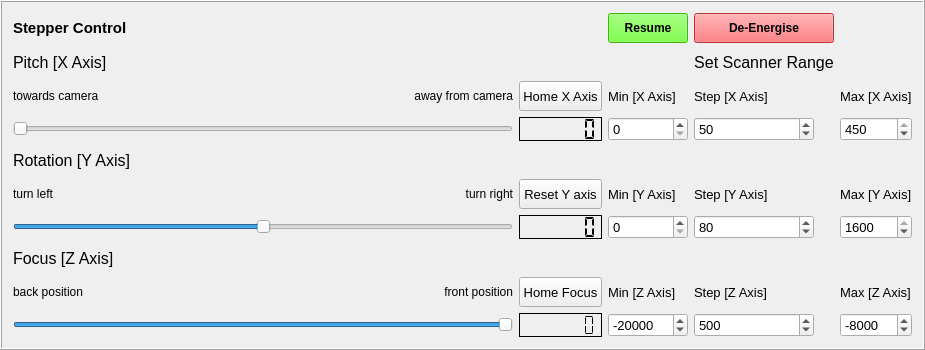
     <widget class="QFrame" name="frame_stepperControl">
      <property name="minimumSize">
       <size>
        <width>0</width>
        <height>350</height>
       </size>
      </property>
      <property name="frameShape">
       <enum>QFrame::Box</enum>
      </property>
      <property name="frameShadow">
       <enum>QFrame::Raised</enum>
      </property>
      <layout class="QGridLayout" name="gridLayout_2">
       <item row="7" column="1">
        <widget class="QLabel" name="label_yAxisSliderMax">
         <property name="font">
          <font>
           <pointsize>9</pointsize>
          </font>
         </property>
         <property name="text">
          <string>turn right</string>
         </property>
         <property name="alignment">
          <set>Qt::AlignRight|Qt::AlignTrailing|Qt::AlignVCenter</set>
         </property>
        </widget>
       </item>
       <item row="4" column="6">
        <widget class="QLabel" name="label_setRangeXMax">
         <property name="minimumSize">
          <size>
           <width>50</width>
           <height>0</height>
          </size>
         </property>
         <property name="maximumSize">
          <size>
           <width>120</width>
           <height>16777215</height>
          </size>
         </property>
         <property name="font">
          <font>
           <pointsize>10</pointsize>
          </font>
         </property>
         <property name="text">
          <string>Max [X Axis]</string>
         </property>
        </widget>
       </item>
       <item row="5" column="0" colspan="2">
        <widget class="QSlider" name="horizontalSlider_xAxis">
         <property name="minimumSize">
          <size>
           <width>500</width>
           <height>0</height>
          </size>
         </property>
         <property name="maximum">
          <number>450</number>
         </property>
         <property name="orientation">
          <enum>Qt::Horizontal</enum>
         </property>
        </widget>
       </item>
       <item row="5" column="4">
        <widget class="QDoubleSpinBox" name="doubleSpinBox_xMin">
         <property name="minimumSize">
          <size>
           <width>50</width>
           <height>0</height>
          </size>
         </property>
         <property name="maximumSize">
          <size>
           <width>120</width>
           <height>16777215</height>
          </size>
         </property>
         <property name="font">
          <font>
           <pointsize>10</pointsize>
          </font>
         </property>
         <property name="decimals">
          <number>0</number>
         </property>
         <property name="minimum">
          <double>0.000000000000000</double>
         </property>
         <property name="maximum">
          <double>450.000000000000000</double>
         </property>
         <property name="singleStep">
          <double>5.000000000000000</double>
         </property>
         <property name="value">
          <double>0.000000000000000</double>
         </property>
        </widget>
       </item>
       <item row="10" column="6">
        <widget class="QLabel" name="label_setRangeZMax">
         <property name="minimumSize">
          <size>
           <width>50</width>
           <height>0</height>
          </size>
         </property>
         <property name="maximumSize">
          <size>
           <width>120</width>
           <height>16777215</height>
          </size>
         </property>
         <property name="font">
          <font>
           <pointsize>10</pointsize>
          </font>
         </property>
         <property name="text">
          <string>Max [Z Axis]</string>
         </property>
        </widget>
       </item>
       <item row="7" column="4">
        <widget class="QLabel" name="label_setRangeYMin">
         <property name="minimumSize">
          <size>
           <width>50</width>
           <height>0</height>
          </size>
         </property>
         <property name="maximumSize">
          <size>
           <width>120</width>
           <height>16777215</height>
          </size>
         </property>
         <property name="font">
          <font>
           <pointsize>10</pointsize>
          </font>
         </property>
         <property name="text">
          <string>Min [Y Axis]</string>
         </property>
        </widget>
       </item>
       <item row="11" column="4">
        <widget class="QDoubleSpinBox" name="doubleSpinBox_zMin">
         <property name="minimumSize">
          <size>
           <width>50</width>
           <height>0</height>
          </size>
         </property>
         <property name="maximumSize">
          <size>
           <width>120</width>
           <height>16777215</height>
          </size>
         </property>
         <property name="font">
          <font>
           <pointsize>10</pointsize>
          </font>
         </property>
         <property name="decimals">
          <number>0</number>
         </property>
         <property name="minimum">
          <double>-45000.000000000000000</double>
         </property>
         <property name="maximum">
          <double>0.000000000000000</double>
         </property>
         <property name="singleStep">
          <double>1000.000000000000000</double>
         </property>
         <property name="value">
          <double>-20000.000000000000000</double>
         </property>
        </widget>
       </item>
       <item row="10" column="4">
        <widget class="QLabel" name="label_setRangeZMin">
         <property name="minimumSize">
          <size>
           <width>50</width>
           <height>0</height>
          </size>
         </property>
         <property name="maximumSize">
          <size>
           <width>120</width>
           <height>16777215</height>
          </size>
         </property>
         <property name="font">
          <font>
           <pointsize>10</pointsize>
          </font>
         </property>
         <property name="text">
          <string>Min [Z Axis]</string>
         </property>
        </widget>
       </item>
       <item row="7" column="6">
        <widget class="QLabel" name="label_setRangeYMax">
         <property name="minimumSize">
          <size>
           <width>50</width>
           <height>0</height>
          </size>
         </property>
         <property name="maximumSize">
          <size>
           <width>120</width>
           <height>16777215</height>
          </size>
         </property>
         <property name="font">
          <font>
           <pointsize>10</pointsize>
          </font>
         </property>
         <property name="text">
          <string>Max [Y Axis]</string>
         </property>
        </widget>
       </item>
       <item row="3" column="0">
        <widget class="QLabel" name="label_xAxis">
         <property name="font">
          <font>
           <pointsize>12</pointsize>
          </font>
         </property>
         <property name="text">
          <string>Pitch [X Axis]</string>
         </property>
        </widget>
       </item>
       <item row="4" column="5">
        <widget class="QLabel" name="label_setRangeXStep">
         <property name="minimumSize">
          <size>
           <width>50</width>
           <height>0</height>
          </size>
         </property>
         <property name="maximumSize">
          <size>
           <width>120</width>
           <height>16777215</height>
          </size>
         </property>
         <property name="font">
          <font>
           <pointsize>10</pointsize>
          </font>
         </property>
         <property name="text">
          <string>Step [X Axis]</string>
         </property>
        </widget>
       </item>
       <item row="11" column="0" colspan="2">
        <widget class="QSlider" name="horizontalSlider_zAxis">
         <property name="minimumSize">
          <size>
           <width>500</width>
           <height>0</height>
          </size>
         </property>
         <property name="minimum">
          <number>-45000</number>
         </property>
         <property name="maximum">
          <number>0</number>
         </property>
         <property name="orientation">
          <enum>Qt::Horizontal</enum>
         </property>
        </widget>
       </item>
       <item row="8" column="2">
        <widget class="QLCDNumber" name="lcdNumber_yAxis">
         <property name="minimumSize">
          <size>
           <width>70</width>
           <height>0</height>
          </size>
         </property>
         <property name="maximumSize">
          <size>
           <width>120</width>
           <height>30</height>
          </size>
         </property>
         <property name="font">
          <font>
           <weight>75</weight>
           <bold>true</bold>
          </font>
         </property>
         <property name="frameShadow">
          <enum>QFrame::Plain</enum>
         </property>
         <property name="digitCount">
          <number>6</number>
         </property>
         <property name="segmentStyle">
          <enum>QLCDNumber::Flat</enum>
         </property>
        </widget>
       </item>
       <item row="10" column="2">
        <widget class="QPushButton" name="pushButton_zHome">
         <property name="minimumSize">
          <size>
           <width>70</width>
           <height>30</height>
          </size>
         </property>
         <property name="maximumSize">
          <size>
           <width>120</width>
           <height>16777215</height>
          </size>
         </property>
         <property name="font">
          <font>
           <pointsize>10</pointsize>
          </font>
         </property>
         <property name="text">
          <string>Home Focus</string>
         </property>
        </widget>
       </item>
       <item row="8" column="4">
        <widget class="QDoubleSpinBox" name="doubleSpinBox_yMin">
         <property name="minimumSize">
          <size>
           <width>50</width>
           <height>0</height>
          </size>
         </property>
         <property name="maximumSize">
          <size>
           <width>120</width>
           <height>16777215</height>
          </size>
         </property>
         <property name="font">
          <font>
           <pointsize>10</pointsize>
          </font>
         </property>
         <property name="decimals">
          <number>0</number>
         </property>
         <property name="minimum">
          <double>0.000000000000000</double>
         </property>
         <property name="maximum">
          <double>1599.000000000000000</double>
         </property>
         <property name="singleStep">
          <double>5.000000000000000</double>
         </property>
         <property name="value">
          <double>0.000000000000000</double>
         </property>
        </widget>
       </item>
       <item row="5" column="5">
        <widget class="QDoubleSpinBox" name="doubleSpinBox_xStep">
         <property name="minimumSize">
          <size>
           <width>50</width>
           <height>0</height>
          </size>
         </property>
         <property name="maximumSize">
          <size>
           <width>120</width>
           <height>16777215</height>
          </size>
         </property>
         <property name="font">
          <font>
           <pointsize>10</pointsize>
          </font>
         </property>
         <property name="decimals">
          <number>0</number>
         </property>
         <property name="minimum">
          <double>0.000000000000000</double>
         </property>
         <property name="maximum">
          <double>450.000000000000000</double>
         </property>
         <property name="singleStep">
          <double>5.000000000000000</double>
         </property>
         <property name="value">
          <double>50.000000000000000</double>
         </property>
        </widget>
       </item>
       <item row="11" column="2">
        <widget class="QLCDNumber" name="lcdNumber_zAxis">
         <property name="enabled">
          <bool>true</bool>
         </property>
         <property name="minimumSize">
          <size>
           <width>70</width>
           <height>0</height>
          </size>
         </property>
         <property name="maximumSize">
          <size>
           <width>120</width>
           <height>30</height>
          </size>
         </property>
         <property name="font">
          <font>
           <weight>75</weight>
           <bold>true</bold>
          </font>
         </property>
         <property name="frameShadow">
          <enum>QFrame::Plain</enum>
         </property>
         <property name="smallDecimalPoint">
          <bool>true</bool>
         </property>
         <property name="digitCount">
          <number>6</number>
         </property>
         <property name="segmentStyle">
          <enum>QLCDNumber::Flat</enum>
         </property>
         <property name="intValue" stdset="0">
          <number>0</number>
         </property>
        </widget>
       </item>
       <item row="8" column="5">
        <widget class="QDoubleSpinBox" name="doubleSpinBox_yStep">
         <property name="minimumSize">
          <size>
           <width>50</width>
           <height>0</height>
          </size>
         </property>
         <property name="maximumSize">
          <size>
           <width>120</width>
           <height>16777215</height>
          </size>
         </property>
         <property name="font">
          <font>
           <pointsize>10</pointsize>
          </font>
         </property>
         <property name="decimals">
          <number>0</number>
         </property>
         <property name="minimum">
          <double>0.000000000000000</double>
         </property>
         <property name="maximum">
          <double>1600.000000000000000</double>
         </property>
         <property name="singleStep">
          <double>5.000000000000000</double>
         </property>
         <property name="value">
          <double>80.000000000000000</double>
         </property>
        </widget>
       </item>
       <item row="8" column="6">
        <widget class="QDoubleSpinBox" name="doubleSpinBox_yMax">
         <property name="minimumSize">
          <size>
           <width>50</width>
           <height>0</height>
          </size>
         </property>
         <property name="maximumSize">
          <size>
           <width>120</width>
           <height>16777215</height>
          </size>
         </property>
         <property name="font">
          <font>
           <pointsize>10</pointsize>
          </font>
         </property>
         <property name="decimals">
          <number>0</number>
         </property>
         <property name="minimum">
          <double>0.000000000000000</double>
         </property>
         <property name="maximum">
          <double>1600.000000000000000</double>
         </property>
         <property name="singleStep">
          <double>5.000000000000000</double>
         </property>
         <property name="value">
          <double>1600.000000000000000</double>
         </property>
        </widget>
       </item>
       <item row="11" column="6">
        <widget class="QDoubleSpinBox" name="doubleSpinBox_zMax">
         <property name="minimumSize">
          <size>
           <width>50</width>
           <height>0</height>
          </size>
         </property>
         <property name="maximumSize">
          <size>
           <width>120</width>
           <height>16777215</height>
          </size>
         </property>
         <property name="font">
          <font>
           <pointsize>10</pointsize>
          </font>
         </property>
         <property name="decimals">
          <number>0</number>
         </property>
         <property name="minimum">
          <double>-35000.000000000000000</double>
         </property>
         <property name="maximum">
          <double>0.000000000000000</double>
         </property>
         <property name="singleStep">
          <double>1000.000000000000000</double>
         </property>
         <property name="value">
          <double>-8000.000000000000000</double>
         </property>
        </widget>
       </item>
       <item row="5" column="2">
        <widget class="QLCDNumber" name="lcdNumber_xAxis">
         <property name="minimumSize">
          <size>
           <width>70</width>
           <height>0</height>
          </size>
         </property>
         <property name="maximumSize">
          <size>
           <width>120</width>
           <height>30</height>
          </size>
         </property>
         <property name="font">
          <font>
           <weight>75</weight>
           <bold>true</bold>
          </font>
         </property>
         <property name="frameShadow">
          <enum>QFrame::Plain</enum>
         </property>
         <property name="digitCount">
          <number>6</number>
         </property>
         <property name="segmentStyle">
          <enum>QLCDNumber::Flat</enum>
         </property>
        </widget>
       </item>
       <item row="4" column="1">
        <widget class="QLabel" name="label_xAxisSliderMax">
         <property name="font">
          <font>
           <pointsize>9</pointsize>
          </font>
         </property>
         <property name="autoFillBackground">
          <bool>false</bool>
         </property>
         <property name="text">
          <string>away from camera</string>
         </property>
         <property name="alignment">
          <set>Qt::AlignRight|Qt::AlignTrailing|Qt::AlignVCenter</set>
         </property>
        </widget>
       </item>
       <item row="8" column="0" colspan="2">
        <widget class="QSlider" name="horizontalSlider_yAxis">
         <property name="minimumSize">
          <size>
           <width>500</width>
           <height>0</height>
          </size>
         </property>
         <property name="minimum">
          <number>-1600</number>
         </property>
         <property name="maximum">
          <number>1600</number>
         </property>
         <property name="orientation">
          <enum>Qt::Horizontal</enum>
         </property>
        </widget>
       </item>
       <item row="11" column="5">
        <widget class="QDoubleSpinBox" name="doubleSpinBox_zStep">
         <property name="minimumSize">
          <size>
           <width>50</width>
           <height>0</height>
          </size>
         </property>
         <property name="maximumSize">
          <size>
           <width>120</width>
           <height>16777215</height>
          </size>
         </property>
         <property name="font">
          <font>
           <pointsize>10</pointsize>
          </font>
         </property>
         <property name="decimals">
          <number>0</number>
         </property>
         <property name="minimum">
          <double>50.000000000000000</double>
         </property>
         <property name="maximum">
          <double>10000.000000000000000</double>
         </property>
         <property name="singleStep">
          <double>50.000000000000000</double>
         </property>
         <property name="value">
          <double>500.000000000000000</double>
         </property>
        </widget>
       </item>
       <item row="10" column="0">
        <widget class="QLabel" name="label_zAxisSliderMin">
         <property name="font">
          <font>
           <pointsize>9</pointsize>
          </font>
         </property>
         <property name="text">
          <string>back position</string>
         </property>
        </widget>
       </item>
       <item row="4" column="0">
        <widget class="QLabel" name="label_xAxisSliderMin">
         <property name="font">
          <font>
           <pointsize>9</pointsize>
          </font>
         </property>
         <property name="text">
          <string>towards camera</string>
         </property>
        </widget>
       </item>
       <item row="6" column="0">
        <widget class="QLabel" name="label_yAxis">
         <property name="font">
          <font>
           <pointsize>12</pointsize>
          </font>
         </property>
         <property name="text">
          <string>Rotation [Y Axis]</string>
         </property>
        </widget>
       </item>
       <item row="7" column="2">
        <widget class="QPushButton" name="pushButton_yReset">
         <property name="minimumSize">
          <size>
           <width>70</width>
           <height>30</height>
          </size>
         </property>
         <property name="maximumSize">
          <size>
           <width>120</width>
           <height>16777215</height>
          </size>
         </property>
         <property name="font">
          <font>
           <pointsize>10</pointsize>
          </font>
         </property>
         <property name="text">
          <string>Reset Y axis</string>
         </property>
        </widget>
       </item>
       <item row="1" column="0">
        <widget class="QLabel" name="label_stepperControl">
         <property name="font">
          <font>
           <pointsize>11</pointsize>
           <weight>75</weight>
           <bold>true</bold>
          </font>
         </property>
         <property name="text">
          <string>Stepper Control</string>
         </property>
        </widget>
       </item>
       <item row="5" column="6">
        <widget class="QDoubleSpinBox" name="doubleSpinBox_xMax">
         <property name="minimumSize">
          <size>
           <width>50</width>
           <height>0</height>
          </size>
         </property>
         <property name="maximumSize">
          <size>
           <width>120</width>
           <height>16777215</height>
          </size>
         </property>
         <property name="font">
          <font>
           <pointsize>10</pointsize>
          </font>
         </property>
         <property name="decimals">
          <number>0</number>
         </property>
         <property name="minimum">
          <double>0.000000000000000</double>
         </property>
         <property name="maximum">
          <double>450.000000000000000</double>
         </property>
         <property name="singleStep">
          <double>5.000000000000000</double>
         </property>
         <property name="value">
          <double>450.000000000000000</double>
         </property>
        </widget>
       </item>
       <item row="7" column="5">
        <widget class="QLabel" name="label_setRangeYStep">
         <property name="minimumSize">
          <size>
           <width>50</width>
           <height>0</height>
          </size>
         </property>
         <property name="maximumSize">
          <size>
           <width>120</width>
           <height>16777215</height>
          </size>
         </property>
         <property name="font">
          <font>
           <pointsize>10</pointsize>
          </font>
         </property>
         <property name="text">
          <string>Step [Y Axis]</string>
         </property>
        </widget>
       </item>
       <item row="10" column="5">
        <widget class="QLabel" name="label_setRangeZStep">
         <property name="minimumSize">
          <size>
           <width>50</width>
           <height>0</height>
          </size>
         </property>
         <property name="maximumSize">
          <size>
           <width>120</width>
           <height>16777215</height>
          </size>
         </property>
         <property name="font">
          <font>
           <pointsize>10</pointsize>
          </font>
         </property>
         <property name="text">
          <string>Step [Z Axis]</string>
         </property>
        </widget>
       </item>
       <item row="4" column="4">
        <widget class="QLabel" name="label_setRangeXMin">
         <property name="minimumSize">
          <size>
           <width>50</width>
           <height>0</height>
          </size>
         </property>
         <property name="maximumSize">
          <size>
           <width>120</width>
           <height>16777215</height>
          </size>
         </property>
         <property name="font">
          <font>
           <pointsize>10</pointsize>
          </font>
         </property>
         <property name="text">
          <string>Min [X Axis]</string>
         </property>
        </widget>
       </item>
       <item row="4" column="2">
        <widget class="QPushButton" name="pushButton_xHome">
         <property name="minimumSize">
          <size>
           <width>70</width>
           <height>30</height>
          </size>
         </property>
         <property name="maximumSize">
          <size>
           <width>120</width>
           <height>16777215</height>
          </size>
         </property>
         <property name="font">
          <font>
           <pointsize>10</pointsize>
          </font>
         </property>
         <property name="text">
          <string>Home X Axis</string>
         </property>
        </widget>
       </item>
       <item row="9" column="0">
        <widget class="QLabel" name="label_zAxis">
         <property name="font">
          <font>
           <pointsize>12</pointsize>
          </font>
         </property>
         <property name="text">
          <string>Focus [Z Axis]</string>
         </property>
        </widget>
       </item>
       <item row="10" column="1">
        <widget class="QLabel" name="label_zAxisSliderMax">
         <property name="font">
          <font>
           <pointsize>9</pointsize>
          </font>
         </property>
         <property name="text">
          <string>front position</string>
         </property>
         <property name="alignment">
          <set>Qt::AlignRight|Qt::AlignTrailing|Qt::AlignVCenter</set>
         </property>
        </widget>
       </item>
       <item row="7" column="0">
        <widget class="QLabel" name="label_yAxisSliderMin">
         <property name="font">
          <font>
           <pointsize>9</pointsize>
          </font>
         </property>
         <property name="text">
          <string>turn left</string>
         </property>
        </widget>
       </item>
       <item row="3" column="5">
        <widget class="QLabel" name="label_setRange">
         <property name="font">
          <font>
           <pointsize>12</pointsize>
          </font>
         </property>
         <property name="text">
          <string>Set Scanner Range</string>
         </property>
         <property name="alignment">
          <set>Qt::AlignCenter</set>
         </property>
        </widget>
       </item>
       <item row="1" column="5">
        <widget class="QPushButton" name="pushButton_stepperDeEnergise">
         <property name="minimumSize">
          <size>
           <width>0</width>
           <height>30</height>
          </size>
         </property>
         <property name="font">
          <font>
           <pointsize>9</pointsize>
           <weight>75</weight>
           <bold>true</bold>
          </font>
         </property>
         <property name="styleSheet">
          <string notr="true">background-color: rgb(255, 76, 79)</string>
         </property>
         <property name="text">
          <string>De-Energise</string>
         </property>
         <property name="autoDefault">
          <bool>false</bool>
         </property>
        </widget>
       </item>
       <item row="1" column="4">
        <widget class="QPushButton" name="pushButton_Energise">
         <property name="minimumSize">
          <size>
           <width>0</width>
           <height>30</height>
          </size>
         </property>
         <property name="font">
          <font>
           <pointsize>9</pointsize>
           <weight>75</weight>
           <bold>true</bold>
          </font>
         </property>
         <property name="autoFillBackground">
          <bool>false</bool>
         </property>
         <property name="styleSheet">
          <string notr="true">background-color: rgb(85, 255, 20)</string>
         </property>
         <property name="text">
          <string>Resume</string>
         </property>
        </widget>
       </item>
      </layout>
     </widget>
